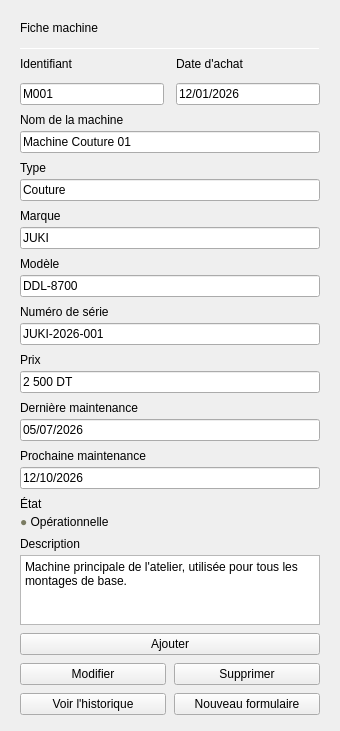
      <widget class="QWidget" name="frameFiche">
       <property name="minimumSize">
        <size>
         <width>340</width>
         <height>0</height>
        </size>
       </property>
       <layout class="QVBoxLayout" name="layoutFiche">
        <property name="spacing">
         <number>8</number>
        </property>
        <property name="leftMargin">
         <number>20</number>
        </property>
        <property name="topMargin">
         <number>16</number>
        </property>
        <property name="rightMargin">
         <number>20</number>
        </property>
        <property name="bottomMargin">
         <number>16</number>
        </property>
        <item>
         <layout class="QHBoxLayout" name="layoutTitreFiche">
          <property name="spacing">
           <number>8</number>
          </property>
          <item>
           <widget class="QLabel" name="labelTitreFiche">
            <property name="text">
             <string>Fiche machine</string>
            </property>
            <property name="role" stdset="0">
             <cstring>h2</cstring>
            </property>
           </widget>
          </item>
          <item>
           <spacer name="spacerTitreFiche">
            <property name="orientation">
             <enum>Qt::Horizontal</enum>
            </property>
            <property name="sizeHint">
             <size>
              <width>0</width>
              <height>0</height>
             </size>
            </property>
            <property name="sizeType">
             <enum>QSizePolicy::Expanding</enum>
            </property>
           </spacer>
          </item>
          <item>
           <widget class="QLabel" name="labelIconeFiche">
            <property name="minimumSize">
             <size>
              <width>24</width>
              <height>24</height>
             </size>
            </property>
            <property name="maximumSize">
             <size>
              <width>24</width>
              <height>24</height>
             </size>
            </property>
            <property name="pixmap">
             <pixmap resource="resources.qrc">:/logo_mesura.png</pixmap>
            </property>
            <property name="scaledContents">
             <bool>true</bool>
            </property>
           </widget>
          </item>
         </layout>
        </item>
        <item>
         <widget class="QFrame" name="lineFiche1">
          <property name="minimumSize">
           <size>
            <width>0</width>
            <height>1</height>
           </size>
          </property>
          <property name="maximumSize">
           <size>
            <width>16777215</width>
            <height>1</height>
           </size>
          </property>
          <property name="frameShape">
           <enum>QFrame::HLine</enum>
          </property>
          <property name="frameShadow">
           <enum>QFrame::Sunken</enum>
          </property>
         </widget>
        </item>
        <item>
         <layout class="QGridLayout" name="gridChampEntete">
          <property name="spacing">
           <number>12</number>
          </property>
          <property name="leftMargin">
           <number>0</number>
          </property>
          <property name="topMargin">
           <number>0</number>
          </property>
          <property name="rightMargin">
           <number>0</number>
          </property>
          <property name="bottomMargin">
           <number>0</number>
          </property>
          <item row="0" column="0">
           <widget class="QLabel" name="labelIdentifiant">
            <property name="text">
             <string>Identifiant</string>
            </property>
            <property name="role" stdset="0">
             <cstring>labelchamp</cstring>
            </property>
           </widget>
          </item>
          <item row="0" column="1">
           <widget class="QLabel" name="labelDateAchat">
            <property name="text">
             <string>Date d'achat</string>
            </property>
            <property name="role" stdset="0">
             <cstring>labelchamp</cstring>
            </property>
           </widget>
          </item>
          <item row="1" column="0">
           <widget class="QLineEdit" name="lineEditIdentifiant">
            <property name="text">
             <string>M001</string>
            </property>
            <property name="readOnly">
             <bool>true</bool>
            </property>
           </widget>
          </item>
          <item row="1" column="1">
           <widget class="QLineEdit" name="lineEditDateAchat">
            <property name="text">
             <string>12/01/2026</string>
            </property>
            <property name="readOnly">
             <bool>true</bool>
            </property>
           </widget>
          </item>
         </layout>
        </item>
        <item>
         <layout class="QVBoxLayout" name="layoutChampNom">
          <property name="spacing">
           <number>4</number>
          </property>
          <item>
           <widget class="QLabel" name="labelNom">
            <property name="text">
             <string>Nom de la machine</string>
            </property>
            <property name="role" stdset="0">
             <cstring>labelchamp</cstring>
            </property>
           </widget>
          </item>
          <item>
           <widget class="QLineEdit" name="lineEditNom">
            <property name="text">
             <string>Machine Couture 01</string>
            </property>
            <property name="readOnly">
             <bool>true</bool>
            </property>
            <property name="role" stdset="0">
             <cstring>lecture</cstring>
            </property>
           </widget>
          </item>
         </layout>
        </item>
        <item>
         <layout class="QVBoxLayout" name="layoutChampType">
          <property name="spacing">
           <number>4</number>
          </property>
          <item>
           <widget class="QLabel" name="labelType">
            <property name="text">
             <string>Type</string>
            </property>
            <property name="role" stdset="0">
             <cstring>labelchamp</cstring>
            </property>
           </widget>
          </item>
          <item>
           <widget class="QLineEdit" name="lineEditType">
            <property name="text">
             <string>Couture</string>
            </property>
            <property name="readOnly">
             <bool>true</bool>
            </property>
            <property name="role" stdset="0">
             <cstring>lecture</cstring>
            </property>
           </widget>
          </item>
         </layout>
        </item>
        <item>
         <layout class="QVBoxLayout" name="layoutChampMarque">
          <property name="spacing">
           <number>4</number>
          </property>
          <item>
           <widget class="QLabel" name="labelMarque">
            <property name="text">
             <string>Marque</string>
            </property>
            <property name="role" stdset="0">
             <cstring>labelchamp</cstring>
            </property>
           </widget>
          </item>
          <item>
           <widget class="QLineEdit" name="lineEditMarque">
            <property name="text">
             <string>JUKI</string>
            </property>
            <property name="readOnly">
             <bool>true</bool>
            </property>
            <property name="role" stdset="0">
             <cstring>lecture</cstring>
            </property>
           </widget>
          </item>
         </layout>
        </item>
        <item>
         <layout class="QVBoxLayout" name="layoutChampModele">
          <property name="spacing">
           <number>4</number>
          </property>
          <item>
           <widget class="QLabel" name="labelModele">
            <property name="text">
             <string>Modèle</string>
            </property>
            <property name="role" stdset="0">
             <cstring>labelchamp</cstring>
            </property>
           </widget>
          </item>
          <item>
           <widget class="QLineEdit" name="lineEditModele">
            <property name="text">
             <string>DDL-8700</string>
            </property>
            <property name="readOnly">
             <bool>true</bool>
            </property>
            <property name="role" stdset="0">
             <cstring>lecture</cstring>
            </property>
           </widget>
          </item>
         </layout>
        </item>
        <item>
         <layout class="QVBoxLayout" name="layoutChampNumSerie">
          <property name="spacing">
           <number>4</number>
          </property>
          <item>
           <widget class="QLabel" name="labelNumSerie">
            <property name="text">
             <string>Numéro de série</string>
            </property>
            <property name="role" stdset="0">
             <cstring>labelchamp</cstring>
            </property>
           </widget>
          </item>
          <item>
           <widget class="QLineEdit" name="lineEditNumSerie">
            <property name="text">
             <string>JUKI-2026-001</string>
            </property>
            <property name="readOnly">
             <bool>true</bool>
            </property>
            <property name="role" stdset="0">
             <cstring>lecture</cstring>
            </property>
           </widget>
          </item>
         </layout>
        </item>
        <item>
         <layout class="QVBoxLayout" name="layoutChampPrix">
          <property name="spacing">
           <number>4</number>
          </property>
          <item>
           <widget class="QLabel" name="labelPrix">
            <property name="text">
             <string>Prix</string>
            </property>
            <property name="role" stdset="0">
             <cstring>labelchamp</cstring>
            </property>
           </widget>
          </item>
          <item>
           <widget class="QLineEdit" name="lineEditPrix">
            <property name="text">
             <string>2 500 DT</string>
            </property>
            <property name="readOnly">
             <bool>true</bool>
            </property>
            <property name="role" stdset="0">
             <cstring>lecture</cstring>
            </property>
           </widget>
          </item>
         </layout>
        </item>
        <item>
         <layout class="QVBoxLayout" name="layoutChampDerniere">
          <property name="spacing">
           <number>4</number>
          </property>
          <item>
           <widget class="QLabel" name="labelDerniere">
            <property name="text">
             <string>Dernière maintenance</string>
            </property>
            <property name="role" stdset="0">
             <cstring>labelchamp</cstring>
            </property>
           </widget>
          </item>
          <item>
           <widget class="QLineEdit" name="lineEditDerniere">
            <property name="text">
             <string>05/07/2026</string>
            </property>
            <property name="readOnly">
             <bool>true</bool>
            </property>
            <property name="role" stdset="0">
             <cstring>lecture</cstring>
            </property>
           </widget>
          </item>
         </layout>
        </item>
        <item>
         <layout class="QVBoxLayout" name="layoutChampProchaine">
          <property name="spacing">
           <number>4</number>
          </property>
          <item>
           <widget class="QLabel" name="labelProchaine">
            <property name="text">
             <string>Prochaine maintenance</string>
            </property>
            <property name="role" stdset="0">
             <cstring>labelchamp</cstring>
            </property>
           </widget>
          </item>
          <item>
           <widget class="QLineEdit" name="lineEditProchaine">
            <property name="text">
             <string>12/10/2026</string>
            </property>
            <property name="readOnly">
             <bool>true</bool>
            </property>
            <property name="role" stdset="0">
             <cstring>lecture</cstring>
            </property>
           </widget>
          </item>
         </layout>
        </item>
        <item>
         <layout class="QVBoxLayout" name="layoutEtat">
          <property name="spacing">
           <number>4</number>
          </property>
          <item>
           <widget class="QLabel" name="labelEtat">
            <property name="text">
             <string>État</string>
            </property>
            <property name="role" stdset="0">
             <cstring>labelchamp</cstring>
            </property>
           </widget>
          </item>
          <item>
           <widget class="QLabel" name="labelEtatValeur">
            <property name="text">
             <string>&lt;font color="#7A7B62"&gt;●&lt;/font&gt;  Opérationnelle</string>
            </property>
            <property name="role" stdset="0">
             <cstring>ficheValeur</cstring>
            </property>
           </widget>
          </item>
         </layout>
        </item>
        <item>
         <layout class="QVBoxLayout" name="layoutDescription">
          <property name="spacing">
           <number>4</number>
          </property>
          <item>
           <widget class="QLabel" name="labelDescription">
            <property name="text">
             <string>Description</string>
            </property>
            <property name="role" stdset="0">
             <cstring>labelchamp</cstring>
            </property>
           </widget>
          </item>
          <item>
           <widget class="QTextEdit" name="textEditDescription">
            <property name="minimumSize">
             <size>
              <width>0</width>
              <height>56</height>
             </size>
            </property>
            <property name="maximumSize">
             <size>
              <width>16777215</width>
              <height>70</height>
             </size>
            </property>
            <property name="readOnly">
             <bool>true</bool>
            </property>
            <property name="text">
             <string>Machine principale de l'atelier, utilisée pour tous les montages de base.</string>
            </property>
           </widget>
          </item>
         </layout>
        </item>
        <item>
         <spacer name="spacerFiche">
          <property name="orientation">
           <enum>Qt::Vertical</enum>
          </property>
          <property name="sizeHint">
           <size>
            <width>0</width>
            <height>0</height>
           </size>
          </property>
          <property name="sizeType">
           <enum>QSizePolicy::Expanding</enum>
          </property>
         </spacer>
        </item>
        <item>
         <widget class="QPushButton" name="btnAjouter">
          <property name="sizePolicy">
           <sizepolicy hsizetype="Expanding" vsizetype="Fixed">
            <horstretch>0</horstretch>
            <verstretch>0</verstretch>
           </sizepolicy>
          </property>
          <property name="cursor">
           <cursorShape>PointingHandCursor</cursorShape>
          </property>
          <property name="text">
           <string>Ajouter</string>
          </property>
          <property name="role" stdset="0">
           <cstring>principal</cstring>
          </property>
         </widget>
        </item>
        <item>
         <layout class="QHBoxLayout" name="layoutBoutonsLigne1">
          <property name="spacing">
           <number>8</number>
          </property>
          <item>
           <widget class="QPushButton" name="btnModifier">
            <property name="sizePolicy">
             <sizepolicy hsizetype="Expanding" vsizetype="Fixed">
              <horstretch>0</horstretch>
              <verstretch>0</verstretch>
             </sizepolicy>
            </property>
            <property name="cursor">
             <cursorShape>PointingHandCursor</cursorShape>
            </property>
            <property name="text">
             <string>Modifier</string>
            </property>
            <property name="role" stdset="0">
             <cstring>secondaire</cstring>
            </property>
           </widget>
          </item>
          <item>
           <widget class="QPushButton" name="btnSupprimer">
            <property name="sizePolicy">
             <sizepolicy hsizetype="Expanding" vsizetype="Fixed">
              <horstretch>0</horstretch>
              <verstretch>0</verstretch>
             </sizepolicy>
            </property>
            <property name="cursor">
             <cursorShape>PointingHandCursor</cursorShape>
            </property>
            <property name="text">
             <string>Supprimer</string>
            </property>
            <property name="role" stdset="0">
             <cstring>danger</cstring>
            </property>
           </widget>
          </item>
         </layout>
        </item>
        <item>
         <layout class="QHBoxLayout" name="layoutBoutonsLigne2">
          <property name="spacing">
           <number>8</number>
          </property>
          <item>
           <widget class="QPushButton" name="btnHistorique">
            <property name="sizePolicy">
             <sizepolicy hsizetype="Expanding" vsizetype="Fixed">
              <horstretch>0</horstretch>
              <verstretch>0</verstretch>
             </sizepolicy>
            </property>
            <property name="cursor">
             <cursorShape>PointingHandCursor</cursorShape>
            </property>
            <property name="text">
             <string>Voir l'historique</string>
            </property>
            <property name="role" stdset="0">
             <cstring>secondaire</cstring>
            </property>
           </widget>
          </item>
          <item>
           <widget class="QPushButton" name="btnNouveauFormulaire">
            <property name="sizePolicy">
             <sizepolicy hsizetype="Expanding" vsizetype="Fixed">
              <horstretch>0</horstretch>
              <verstretch>0</verstretch>
             </sizepolicy>
            </property>
            <property name="cursor">
             <cursorShape>PointingHandCursor</cursorShape>
            </property>
            <property name="text">
             <string>Nouveau formulaire</string>
            </property>
            <property name="role" stdset="0">
             <cstring>fantome</cstring>
            </property>
           </widget>
          </item>
         </layout>
        </item>
       </layout>
      </widget>
